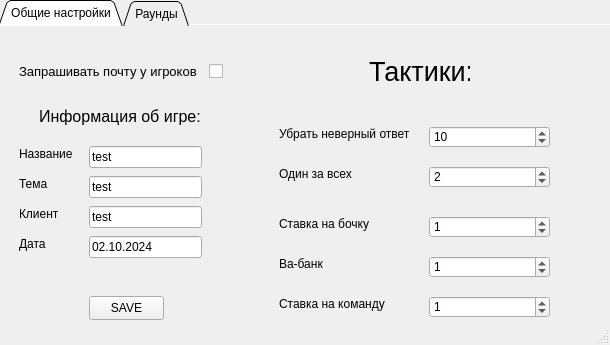
<?xml version="1.0" encoding="UTF-8"?>
<ui version="4.0">
 <class>MainWindow</class>
 <widget class="QMainWindow" name="MainWindow">
  <property name="windowModality">
   <enum>Qt::WindowModality::NonModal</enum>
  </property>
  <property name="geometry">
   <rect>
    <x>0</x>
    <y>0</y>
    <width>610</width>
    <height>345</height>
   </rect>
  </property>
  <property name="windowTitle">
   <string>ScorodumCreator</string>
  </property>
  <property name="styleSheet">
   <string notr="true"/>
  </property>
  <widget class="QWidget" name="centralwidget">
   <widget class="QTabWidget" name="tabWidget">
    <property name="geometry">
     <rect>
      <x>-1</x>
      <y>0</y>
      <width>951</width>
      <height>581</height>
     </rect>
    </property>
    <property name="maximumSize">
     <size>
      <width>951</width>
      <height>581</height>
     </size>
    </property>
    <property name="contextMenuPolicy">
     <enum>Qt::ContextMenuPolicy::DefaultContextMenu</enum>
    </property>
    <property name="tabPosition">
     <enum>QTabWidget::TabPosition::North</enum>
    </property>
    <property name="tabShape">
     <enum>QTabWidget::TabShape::Triangular</enum>
    </property>
    <property name="currentIndex">
     <number>0</number>
    </property>
    <property name="elideMode">
     <enum>Qt::TextElideMode::ElideLeft</enum>
    </property>
    <property name="usesScrollButtons">
     <bool>true</bool>
    </property>
    <property name="documentMode">
     <bool>true</bool>
    </property>
    <property name="tabsClosable">
     <bool>false</bool>
    </property>
    <property name="movable">
     <bool>false</bool>
    </property>
    <property name="tabBarAutoHide">
     <bool>true</bool>
    </property>
    <widget class="QWidget" name="Main_Setting">
     <attribute name="title">
      <string>Общие настройки</string>
     </attribute>
     <widget class="QCheckBox" name="Mail_OnClick">
      <property name="geometry">
       <rect>
        <x>210</x>
        <y>30</y>
        <width>16</width>
        <height>31</height>
       </rect>
      </property>
      <property name="text">
       <string/>
      </property>
     </widget>
     <widget class="QLabel" name="label">
      <property name="geometry">
       <rect>
        <x>20</x>
        <y>30</y>
        <width>181</width>
        <height>31</height>
       </rect>
      </property>
      <property name="font">
       <font>
        <pointsize>10</pointsize>
       </font>
      </property>
      <property name="text">
       <string>Запрашивать почту у игроков</string>
      </property>
     </widget>
     <widget class="QLabel" name="label_2">
      <property name="geometry">
       <rect>
        <x>370</x>
        <y>30</y>
        <width>101</width>
        <height>31</height>
       </rect>
      </property>
      <property name="font">
       <font>
        <pointsize>20</pointsize>
       </font>
      </property>
      <property name="text">
       <string>Тактики:</string>
      </property>
     </widget>
     <widget class="QLabel" name="label_3">
      <property name="geometry">
       <rect>
        <x>280</x>
        <y>100</y>
        <width>131</width>
        <height>16</height>
       </rect>
      </property>
      <property name="text">
       <string>Убрать неверный ответ</string>
      </property>
     </widget>
     <widget class="QLabel" name="label_4">
      <property name="geometry">
       <rect>
        <x>280</x>
        <y>140</y>
        <width>81</width>
        <height>16</height>
       </rect>
      </property>
      <property name="text">
       <string>Один за всех</string>
      </property>
     </widget>
     <widget class="QLabel" name="label_5">
      <property name="geometry">
       <rect>
        <x>280</x>
        <y>190</y>
        <width>91</width>
        <height>16</height>
       </rect>
      </property>
      <property name="text">
       <string>Ставка на бочку</string>
      </property>
     </widget>
     <widget class="QLabel" name="label_6">
      <property name="geometry">
       <rect>
        <x>280</x>
        <y>230</y>
        <width>49</width>
        <height>16</height>
       </rect>
      </property>
      <property name="text">
       <string>Ва-банк</string>
      </property>
     </widget>
     <widget class="QLabel" name="label_7">
      <property name="geometry">
       <rect>
        <x>280</x>
        <y>270</y>
        <width>111</width>
        <height>16</height>
       </rect>
      </property>
      <property name="text">
       <string>Ставка на команду</string>
      </property>
     </widget>
     <widget class="QLabel" name="label_8">
      <property name="geometry">
       <rect>
        <x>40</x>
        <y>80</y>
        <width>171</width>
        <height>20</height>
       </rect>
      </property>
      <property name="font">
       <font>
        <pointsize>12</pointsize>
       </font>
      </property>
      <property name="text">
       <string>Информация об игре:</string>
      </property>
     </widget>
     <widget class="QLabel" name="label_9">
      <property name="geometry">
       <rect>
        <x>20</x>
        <y>120</y>
        <width>61</width>
        <height>16</height>
       </rect>
      </property>
      <property name="text">
       <string>Название</string>
      </property>
     </widget>
     <widget class="QLabel" name="label_19">
      <property name="geometry">
       <rect>
        <x>20</x>
        <y>150</y>
        <width>41</width>
        <height>16</height>
       </rect>
      </property>
      <property name="text">
       <string>Тема</string>
      </property>
     </widget>
     <widget class="QLabel" name="label_20">
      <property name="geometry">
       <rect>
        <x>20</x>
        <y>180</y>
        <width>41</width>
        <height>16</height>
       </rect>
      </property>
      <property name="text">
       <string>Клиент</string>
      </property>
     </widget>
     <widget class="QLabel" name="label_21">
      <property name="geometry">
       <rect>
        <x>20</x>
        <y>210</y>
        <width>41</width>
        <height>16</height>
       </rect>
      </property>
      <property name="text">
       <string>Дата</string>
      </property>
     </widget>
     <widget class="QLineEdit" name="Name_Game">
      <property name="geometry">
       <rect>
        <x>90</x>
        <y>120</y>
        <width>113</width>
        <height>22</height>
       </rect>
      </property>
      <property name="text">
       <string>test</string>
      </property>
     </widget>
     <widget class="QLineEdit" name="Theme_Game">
      <property name="geometry">
       <rect>
        <x>90</x>
        <y>150</y>
        <width>113</width>
        <height>22</height>
       </rect>
      </property>
      <property name="text">
       <string>test</string>
      </property>
     </widget>
     <widget class="QLineEdit" name="Client_Game">
      <property name="geometry">
       <rect>
        <x>90</x>
        <y>180</y>
        <width>113</width>
        <height>22</height>
       </rect>
      </property>
      <property name="text">
       <string>test</string>
      </property>
     </widget>
     <widget class="QLineEdit" name="Date_Game">
      <property name="geometry">
       <rect>
        <x>90</x>
        <y>210</y>
        <width>113</width>
        <height>22</height>
       </rect>
      </property>
      <property name="text">
       <string>02.10.2024</string>
      </property>
     </widget>
     <widget class="QPushButton" name="Save_json">
      <property name="enabled">
       <bool>true</bool>
      </property>
      <property name="geometry">
       <rect>
        <x>90</x>
        <y>270</y>
        <width>75</width>
        <height>24</height>
       </rect>
      </property>
      <property name="mouseTracking">
       <bool>true</bool>
      </property>
      <property name="focusPolicy">
       <enum>Qt::FocusPolicy::ClickFocus</enum>
      </property>
      <property name="contextMenuPolicy">
       <enum>Qt::ContextMenuPolicy::NoContextMenu</enum>
      </property>
      <property name="acceptDrops">
       <bool>false</bool>
      </property>
      <property name="text">
       <string>SAVE</string>
      </property>
      <property name="checkable">
       <bool>true</bool>
      </property>
      <property name="autoRepeat">
       <bool>true</bool>
      </property>
      <property name="autoDefault">
       <bool>true</bool>
      </property>
     </widget>
     <widget class="QSpinBox" name="remove_answer">
      <property name="geometry">
       <rect>
        <x>430</x>
        <y>100</y>
        <width>121</width>
        <height>22</height>
       </rect>
      </property>
      <property name="wrapping">
       <bool>false</bool>
      </property>
      <property name="frame">
       <bool>true</bool>
      </property>
      <property name="readOnly">
       <bool>false</bool>
      </property>
      <property name="buttonSymbols">
       <enum>QAbstractSpinBox::ButtonSymbols::UpDownArrows</enum>
      </property>
      <property name="keyboardTracking">
       <bool>true</bool>
      </property>
      <property name="minimum">
       <number>0</number>
      </property>
      <property name="stepType">
       <enum>QAbstractSpinBox::StepType::DefaultStepType</enum>
      </property>
      <property name="value">
       <number>10</number>
      </property>
     </widget>
     <widget class="QSpinBox" name="one_for_all">
      <property name="geometry">
       <rect>
        <x>430</x>
        <y>140</y>
        <width>121</width>
        <height>22</height>
       </rect>
      </property>
      <property name="minimum">
       <number>0</number>
      </property>
      <property name="value">
       <number>2</number>
      </property>
     </widget>
     <widget class="QSpinBox" name="question_bet">
      <property name="geometry">
       <rect>
        <x>430</x>
        <y>190</y>
        <width>121</width>
        <height>22</height>
       </rect>
      </property>
      <property name="minimum">
       <number>0</number>
      </property>
      <property name="value">
       <number>1</number>
      </property>
     </widget>
     <widget class="QSpinBox" name="all_in">
      <property name="geometry">
       <rect>
        <x>430</x>
        <y>230</y>
        <width>121</width>
        <height>22</height>
       </rect>
      </property>
      <property name="minimum">
       <number>0</number>
      </property>
      <property name="value">
       <number>1</number>
      </property>
     </widget>
     <widget class="QSpinBox" name="team_bet">
      <property name="geometry">
       <rect>
        <x>430</x>
        <y>270</y>
        <width>121</width>
        <height>22</height>
       </rect>
      </property>
      <property name="minimum">
       <number>0</number>
      </property>
      <property name="value">
       <number>1</number>
      </property>
     </widget>
    </widget>
    <widget class="QWidget" name="Round_Setting">
     <attribute name="title">
      <string>Раунды</string>
     </attribute>
     <widget class="QLabel" name="label_22">
      <property name="geometry">
       <rect>
        <x>50</x>
        <y>70</y>
        <width>70</width>
        <height>28</height>
       </rect>
      </property>
      <property name="text">
       <string>Тип раунда</string>
      </property>
     </widget>
     <widget class="QLabel" name="label_23">
      <property name="geometry">
       <rect>
        <x>50</x>
        <y>120</y>
        <width>91</width>
        <height>28</height>
       </rect>
      </property>
      <property name="text">
       <string>Тестовый раунд</string>
      </property>
     </widget>
     <widget class="QCheckBox" name="Test_Round">
      <property name="geometry">
       <rect>
        <x>160</x>
        <y>120</y>
        <width>21</width>
        <height>28</height>
       </rect>
      </property>
      <property name="text">
       <string/>
      </property>
     </widget>
     <widget class="QLabel" name="label_24">
      <property name="geometry">
       <rect>
        <x>50</x>
        <y>170</y>
        <width>81</width>
        <height>28</height>
       </rect>
      </property>
      <property name="text">
       <string>Время раунда</string>
      </property>
     </widget>
     <widget class="QComboBox" name="Type_Round">
      <property name="geometry">
       <rect>
        <x>140</x>
        <y>70</y>
        <width>70</width>
        <height>28</height>
       </rect>
      </property>
      <item>
       <property name="text">
        <string>classical</string>
       </property>
      </item>
      <item>
       <property name="text">
        <string>blitz</string>
       </property>
      </item>
     </widget>
     <widget class="QPushButton" name="Add_Round">
      <property name="geometry">
       <rect>
        <x>320</x>
        <y>280</y>
        <width>75</width>
        <height>24</height>
       </rect>
      </property>
      <property name="text">
       <string>Добавить</string>
      </property>
     </widget>
     <widget class="QPushButton" name="Del_Round">
      <property name="geometry">
       <rect>
        <x>440</x>
        <y>280</y>
        <width>75</width>
        <height>24</height>
       </rect>
      </property>
      <property name="text">
       <string>Удалить</string>
      </property>
     </widget>
     <widget class="QListWidget" name="All_Round">
      <property name="geometry">
       <rect>
        <x>300</x>
        <y>10</y>
        <width>241</width>
        <height>261</height>
       </rect>
      </property>
      <property name="frameShape">
       <enum>QFrame::Shape::Box</enum>
      </property>
      <property name="editTriggers">
       <set>QAbstractItemView::EditTrigger::DoubleClicked|QAbstractItemView::EditTrigger::SelectedClicked</set>
      </property>
     </widget>
     <widget class="QSpinBox" name="Second_Round">
      <property name="geometry">
       <rect>
        <x>140</x>
        <y>170</y>
        <width>71</width>
        <height>22</height>
       </rect>
      </property>
      <property name="focusPolicy">
       <enum>Qt::FocusPolicy::WheelFocus</enum>
      </property>
      <property name="contextMenuPolicy">
       <enum>Qt::ContextMenuPolicy::DefaultContextMenu</enum>
      </property>
      <property name="layoutDirection">
       <enum>Qt::LayoutDirection::LeftToRight</enum>
      </property>
      <property name="wrapping">
       <bool>true</bool>
      </property>
      <property name="frame">
       <bool>true</bool>
      </property>
      <property name="buttonSymbols">
       <enum>QAbstractSpinBox::ButtonSymbols::NoButtons</enum>
      </property>
      <property name="accelerated">
       <bool>true</bool>
      </property>
      <property name="keyboardTracking">
       <bool>true</bool>
      </property>
      <property name="singleStep">
       <number>1</number>
      </property>
      <property name="stepType">
       <enum>QAbstractSpinBox::StepType::DefaultStepType</enum>
      </property>
      <property name="value">
       <number>50</number>
      </property>
     </widget>
    </widget>
   </widget>
  </widget>
  <widget class="QStatusBar" name="statusbar"/>
 </widget>
 <resources/>
 <connections/>
</ui>
